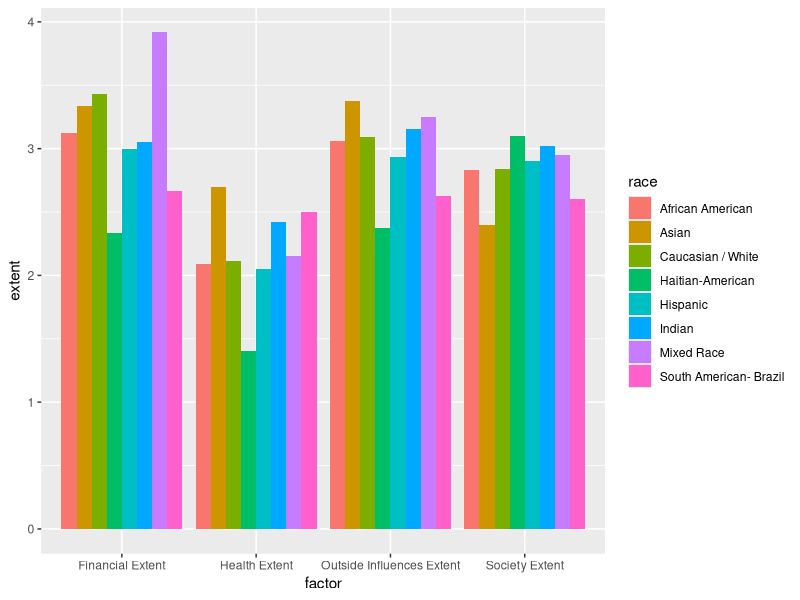
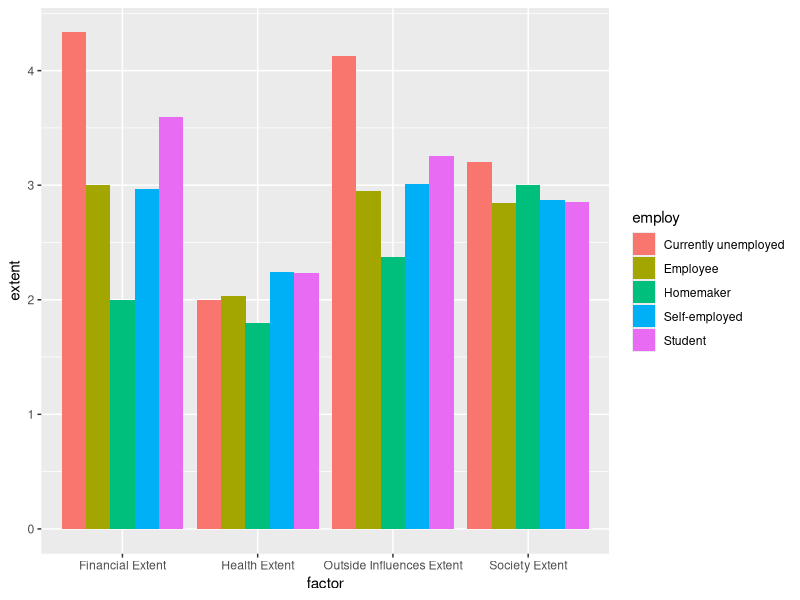

Source code (R) for these figures, in order: (Note: this script raises an error after producing the figures.)
## ---- chunk 1
knitr::opts_chunk$set(echo = TRUE)
## ---- chunk 2
library(readr)
library(tidyverse)
nj <- read_csv("njsurvey.csv")
q <- read_csv("questions.csv")

nj <- nj %>%
  subset(Gender != "Male")

nj <- subset (nj, select = -Q7) %>%
  rename(employ = "Employment Status")

financial <- nj %>%
  subset(select = -c(Q8:Q30)) %>%
  rename(race = "Race/Ethnicity")
financial <- financial %>% pivot_longer(
    cols = starts_with("Q"),
    names_to = "question",
    values_to = "extent",
    values_drop_na = TRUE
  )

society <- nj %>%
  subset(select = -c(Q1:Q6, Q13:Q30)) %>%
  rename(race = "Race/Ethnicity")
society <- society %>% pivot_longer(
    cols = starts_with("Q"),
    names_to = "question",
    values_to = "extent",
    values_drop_na = TRUE
  )

outinfluences <- nj %>%
  subset(select = -c(Q1:Q12, Q21:Q30)) %>%
  rename(race = "Race/Ethnicity")
outinfluences <- outinfluences %>% pivot_longer(
    cols = starts_with("Q"),
    names_to = "question",
    values_to = "extent",
    values_drop_na = TRUE
  )

health <- nj %>%
  subset(select = -c(Q1:Q20)) %>%
  rename(race = "Race/Ethnicity")
health <- health %>% pivot_longer(
    cols = starts_with("Q"),
    names_to = "question",
    values_to = "extent",
    values_drop_na = TRUE
  )



## ---- chunk 3
race_financial <- financial %>%
  group_by(race) %>%
  summarise(mean(extent))%>%
  rename("Financial Extent" = "mean(extent)")

race_society <- society %>%
  group_by(race) %>%
  summarise(mean(extent)) %>%
  rename("Society Extent" = "mean(extent)")

race_outinfluences <- outinfluences %>%
  group_by(race) %>%
  summarise(mean(extent)) %>%
  rename("Outside Influences Extent" = "mean(extent)")

race_health <- health %>%
  group_by(race) %>%
  summarise(mean(extent)) %>%
  rename("Health Extent" = "mean(extent)")

df_list <- list(race_financial, race_society, race_outinfluences, race_health)

race_factors <- df_list %>% reduce(full_join, by='race')


## ---- chunk 4
race_factors <- pivot_longer(race_factors, cols = !race, names_to = "factor", values_to = "extent")
## ---- chunk 5
ggplot(race_factors, aes(x= factor, y = extent)) +
  geom_bar(aes(fill = race), stat = "identity",position = "dodge")
## ---- chunk 6
employ_financial <- financial %>%
  group_by(employ) %>%
  summarise(mean(extent))%>%
  rename("Financial Extent" = "mean(extent)")

employ_society <- society %>%
  group_by(employ) %>%
  summarise(mean(extent)) %>%
  rename("Society Extent" = "mean(extent)")

employ_outinfluences <- outinfluences %>%
  group_by(employ) %>%
  summarise(mean(extent)) %>%
  rename("Outside Influences Extent" = "mean(extent)")

employ_health <- health %>%
  group_by(employ) %>%
  summarise(mean(extent)) %>%
  rename("Health Extent" = "mean(extent)")

df_list <- list(employ_financial, employ_society, employ_outinfluences, employ_health)

employ_factors <- df_list %>% reduce(full_join, by='employ')

employ_factors <- pivot_longer(employ_factors, cols = !employ, names_to = "factor", values_to = "extent")


ggplot(employ_factors, aes(x= factor, y = extent)) +
  geom_bar(aes(fill = employ), stat = "identity",position = "dodge")

## ---- chunk 7
question_nums <- unique(health$question)
question_text <- c("Middle aged women are probably infertile", "Middle aged women will face health complications", "Women without children live longer than those who do", "Women should be physically fit before having children", "Pregnancy can cause high blood pressure, depression or anxiety", "Health risks outweigh benefits", "Young women shouldn't have health concerns","Women should not consider health risks when choosing to have a ahild", "Pregnancy after the age of 30 has lots of risks", "Biologically, it's too late to have a child after mid-thirties")

health$question_text <- plyr::mapvalues(health$question, 
          from = question_nums, 
          to = question_text)

health <- health %>% 
  group_by(question_text) %>% 
  mutate(avg_extent = mean(extent))

p1 <- ggplot(health, aes(x = extent, y= reorder(question_text, extent, mean), fill = avg_extent)) +
  geom_violin() +
  labs(title = "Health Factors",
       subtitle = "To what extent do the following reasons influence a woman's decision to not have a child?",
       x = "1 = Strongly Disagree, 5 = Strongly Agree", 
       y = element_blank(),
       fill = "Average Rating") +
  scale_fill_distiller(palette = "RdPu", direction = 1, limits = c(0, 5)) +
  scale_y_discrete(labels = function(x) stringr::str_wrap(x, width = 30)) +
  theme_minimal() +
  theme(legend.position = "bottom",
        legend.text=element_text(size=10),
        axis.text=element_text(size=8),
        plot.title=element_text(size=12),
        plot.subtitle=element_text(size=10)) 
## ---- chunk 8
question_nums <- unique(outinfluences$question)
question_text <- c("Negative Stories about Childbirth", "Negative Messages about Single Parent Households", "Family/Religion", "Pressure from Peers", "Fear of Poor Parenting Skills", "Societal Pressure to have Children", "Societal Perception that Same Sex Relationships cannot have Children", "Traditional Views that a Woman's duty is to have a Child")

outinfluences$question_text <- plyr::mapvalues(outinfluences$question, 
          from = question_nums, 
          to = question_text)

outinfluences <- outinfluences %>% 
  group_by(question_text) %>% 
  mutate(avg_extent = mean(extent))

p2 <- ggplot(outinfluences, aes(x = extent, y= reorder(question_text, extent, mean), fill = avg_extent)) +
  geom_violin() +
  labs(title = "Outside Influences",
       subtitle = "To what extent do the following reasons influence a woman's decision to not have a child?", 
       x = "1 = Strongly Disagree, 5 = Strongly Agree", 
       y = element_blank(), 
       fill = "Average Rating") +
  scale_fill_distiller(palette = "RdPu", direction = 1, limits = c(0, 5)) +
  scale_y_discrete(labels = function(x) stringr::str_wrap(x, width = 30)) +
  theme_minimal() +
  theme(legend.position = "bottom",
        legend.text=element_text(size=10),
        axis.text=element_text(size=8),
        plot.title=element_text(size=12),
        plot.subtitle=element_text(size=10))
## ---- chunk 9
question_nums <- unique(society$question)
question_text <- c("It is reasonable for a woman to not have a child", "Society has a negative opinion about women who choose not to have a child", "Women who choose to not have a child are making a poor decision", "Women and Men who choose to not have a child are viewed the same", "Women who choose not to have a child are selfish")

society$question_text <- plyr::mapvalues(society$question, 
          from = question_nums, 
          to = question_text)

society <- society %>% 
  group_by(question_text) %>% 
  mutate(avg_extent = mean(extent))

p3 <- ggplot(society, aes(x = extent, y= reorder(question_text, extent, mean), fill = avg_extent)) +
  geom_violin() +
  labs(title = "Societal Factors",
       subtitle = "To what extent do the following reasons influence a woman's decision to not have a child?", 
       x = "1 = Strongly Disagree, 5 = Strongly Agree", 
       y = element_blank(),
       fill = "Average Rating") +
  scale_fill_distiller(palette = "RdPu", direction = 1, limits = c(0, 5)) +
  scale_y_discrete(labels = function(x) stringr::str_wrap(x, width = 30)) +
  theme_minimal() +
  theme(legend.position = "bottom",
        legend.text=element_text(size=10),
        axis.text=element_text(size=8),
        plot.title=element_text(size=12),
        plot.subtitle=element_text(size=10)) 
## ---- chunk 10
question_nums <- unique(financial$question)
question_text <- c("Financial Instability", "Childcare Costs", "Judgement because of a Decision based on Finances", "High Opportunity Cost in losing Potential Earnings", "High Cost of Fertility Treatments/Adoption", "No Financial Support from Partner")

financial$question_text <- plyr::mapvalues(financial$question, 
          from = question_nums, 
          to = question_text)

financial <- financial %>% 
  group_by(question_text) %>% 
  mutate(avg_extent = mean(extent))

p4 <- ggplot(financial, aes(x = extent, y= reorder(question_text, extent, mean), fill = avg_extent)) +
  geom_violin() +
  labs(title = "Financial Factors",
       subtitle = "To what extent do the following reasons influence a woman's decision to not have a child?", 
       x = "1 = Strongly Disagree, 5 = Strongly Agree", 
       y = element_blank(),
       fill = "Average Rating") +
  scale_fill_distiller(palette = "RdPu", direction = 1, limits = c(0, 5)) +
  scale_y_discrete(labels = function(x) stringr::str_wrap(x, width = 30)) +
  theme_minimal() +
  theme(legend.position = "bottom",
        legend.text=element_text(size=10),
        axis.text=element_text(size=8),
        plot.title=element_text(size=12),
        plot.subtitle=element_text(size=10)) 
## ---- chunk 11
(p1 + p2) / (p3 + p4) + plot_layout(guides = "collect")
